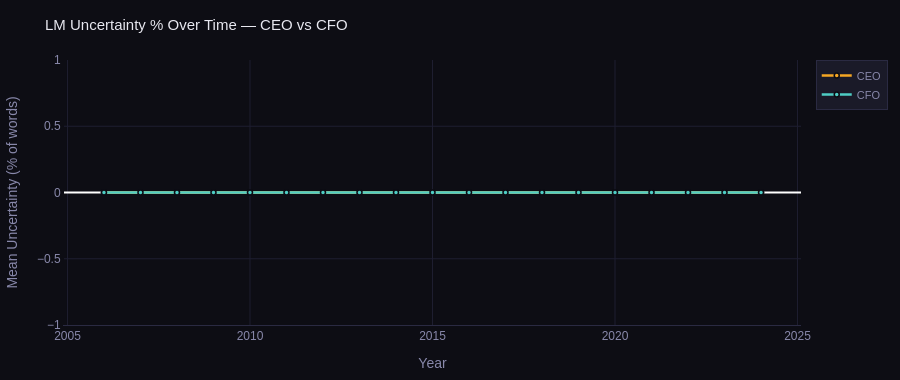

The notebook cell this image was saved under:
### Code cell
# ── 3b. LM uncertainty over time ──────────────────────────────────────────────
unc_yr = (
    lm_call
       .groupby(['call_year','role'])['mean_lm_unc']
       .mean()
       .reset_index()
       .sort_values('call_year')
)

fig = go.Figure()
for role, color in [('CEO', GOLD), ('CFO', TEAL)]:
    d = unc_yr[unc_yr['role'] == role]
    fig.add_trace(go.Scatter(
        x=d['call_year'], y=d['mean_lm_unc'].round(4),
        mode='lines+markers', name=role,
        line=dict(color=color, width=2.5),
        marker=dict(color=color, size=5, line=dict(color=BG, width=1.5)),
    ))

theme(fig, 'LM Uncertainty % Over Time — CEO vs CFO',
      'Year', 'Mean Uncertainty (% of words)', h=380)
fig.show()

### Figure 1 — Plotly figure (JSON) as saved in the notebook; plotly's stock layout.template omitted (floating-point values rounded to 4 significant figures)
{"data": [{"line": {"color": "#f5a623", "width": 2.5}, "marker": {"color": "#f5a623", "line": {"color": "#0d0d14", "width": 1.5}, "size": 5}, "mode": "lines+markers", "name": "CEO", "type": "scatter", "x": [2006, 2007, 2008, 2009, 2010, 2011, 2012, 2013, 2014, 2015, 2016, 2017, 2018, 2019, 2020, 2021, 2022, 2023, 2024], "y": [0.0, 0.0, 0.0, 0.0, 0.0, 0.0, 0.0, 0.0, 0.0, 0.0, 0.0, 0.0, 0.0, 0.0, 0.0, 0.0, 0.0, 0.0, 0.0]}, {"line": {"color": "#4ecdc4", "width": 2.5}, "marker": {"color": "#4ecdc4", "line": {"color": "#0d0d14", "width": 1.5}, "size": 5}, "mode": "lines+markers", "name": "CFO", "type": "scatter", "x": [2006, 2007, 2008, 2009, 2010, 2011, 2012, 2013, 2014, 2015, 2016, 2017, 2018, 2019, 2020, 2021, 2022, 2023, 2024], "y": [0.0, 0.0, 0.0, 0.0, 0.0, 0.0, 0.0, 0.0, 0.0, 0.0, 0.0, 0.0, 0.0, 0.0, 0.0, 0.0, 0.0, 0.0, 0.0]}], "layout": {"font": {"color": "#e8e8f0", "family": "sans-serif", "size": 12}, "height": 380, "legend": {"bgcolor": "#1a1a28", "bordercolor": "#2a2a42", "borderwidth": 1, "font": {"color": "#8888aa", "size": 11}}, "margin": {"b": 50, "l": 60, "r": 30, "t": 60}, "paper_bgcolor": "#0d0d14", "plot_bgcolor": "#0d0d14", "title": {"font": {"color": "#e8e8f0", "size": 15}, "text": "LM Uncertainty % Over Time — CEO vs CFO"}, "xaxis": {"gridcolor": "#1e1e30", "linecolor": "#2a2a42", "tickcolor": "#2a2a42", "tickfont": {"color": "#8888aa"}, "title": {"font": {"color": "#8888aa"}, "text": "Year"}}, "yaxis": {"gridcolor": "#1e1e30", "linecolor": "rgba(0,0,0,0)", "tickfont": {"color": "#8888aa"}, "title": {"font": {"color": "#8888aa"}, "text": "Mean Uncertainty (% of words)"}}}}
